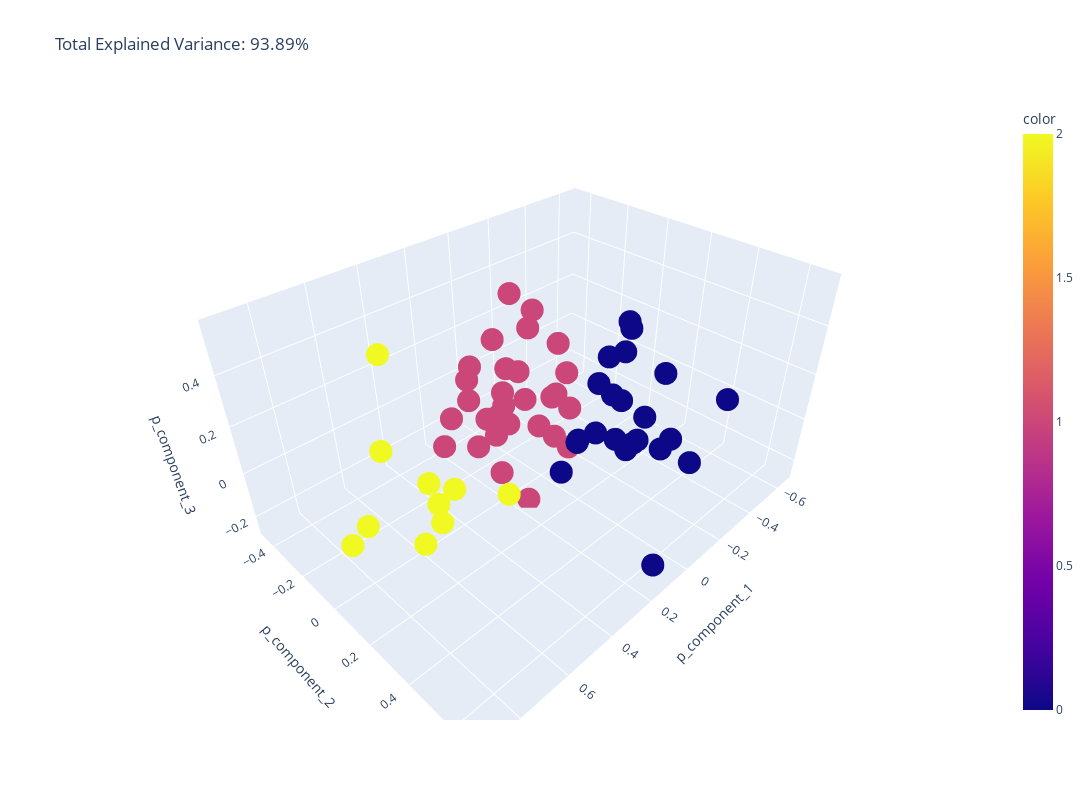

This figure's notebook cell:
### Code cell
import plotly.express as px
from sklearn.decomposition import PCA

X = pca_input_df

pca = PCA(n_components=3)
components = pca.fit_transform(X)

total_var = pca.explained_variance_ratio_.sum() * 100

fig = px.scatter_3d(
    components, x=0, y=1, z=2, color=scaled_bank_info_df['label'],
    title=f'Total Explained Variance: {total_var:.2f}%',
    labels={'0': 'p_component_1', '1': 'p_component_2', '2': 'p_component_3'}
)

fig.update_layout(
    autosize=False,
    width=1600,
    height=800
)

fig.show()

### Figure 1 — Plotly figure (JSON) as saved in the notebook; plotly's stock layout.template omitted (floating-point values rounded to 4 significant figures)
{"data": [{"hovertemplate": "p_component_1=%{x}<br>p_component_2=%{y}<br>p_component_3=%{z}<br>color=%{marker.color}<extra></extra>", "legendgroup": "", "marker": {"color": [1, 1, 0, 2, 0, 1, 1, 2, 2, 1, 1, 0, 0, 1, 1, 2, 1, 2, 1, 2, 0, 1, 1, 0, 0, 0, 1, 0, 2, 1, 0, 1, 1, 1, 0, 1, 0, 1, 1, 1, 1, 0, 0, 0, 2, 0, 1, 1, 1, 0, 2, 0, 0, 0, 0, 1, 1, 2, 0, 1, 1, 1], "coloraxis": "coloraxis", "symbol": "circle"}, "mode": "markers", "name": "", "scene": "scene", "showlegend": false, "type": "scatter3d", "x": [-0.03035, -0.01896, -0.4089, 0.4181, -0.09767, -0.4026, -0.1289, 0.5547, 0.9088, -0.0916, -0.2225, -0.2085, -0.4701, -0.1395, -0.1797, 0.6732, -0.1367, 0.5821, 0.003722, 0.464, 0.05823, -0.2033, 0.05708, -0.1375, -0.3375, -0.1726, 0.1315, -0.518, 0.4612, -0.1633, -0.1651, -0.02223, 0.1346, -0.1672, -0.3364, -0.1338, -0.6484, -0.09126, 0.2147, 0.2592, -0.177, -0.112, 0.1638, -0.2356, 0.8688, -0.1412, 0.06522, 0.1185, -0.2226, -0.1383, 0.5714, -0.2505, -0.2092, -0.6181, -0.06541, 0.03097, 0.02895, 0.7577, -0.009466, 0.1545, -0.06918, 0.2003], "y": [0.04019, -0.2339, 0.08283, -0.02224, 0.09795, -0.2986, -0.3615, 0.06686, 0.115, -0.2951, -0.3004, 0.4073, 0.01576, -0.004068, -0.3605, 0.01277, -0.2711, -0.2078, -0.1815, 0.3183, 0.1618, -0.1187, -0.1829, 0.06783, 0.0386, 0.557, -0.08787, 0.4757, -0.1165, -0.4547, 0.1325, -0.4417, -0.3843, -0.2179, 0.1159, 0.02103, -0.1092, -0.1045, -0.1647, -0.2777, -0.116, 0.3233, 0.6764, 0.4288, 0.1526, 0.3311, -0.2426, -0.24, -0.05817, 0.1576, 0.1019, 0.2704, 0.3242, 0.1216, 0.3073, -0.1724, -0.2301, 0.2706, 0.325, 0.08641, -0.1615, -0.1865], "z": [-0.08242, -0.06981, 0.2576, -0.1134, -0.1183, 0.03698, -0.119, -0.03982, 0.05624, 0.04789, 0.1821, -0.03989, 0.09889, 0.1376, 0.3303, 0.5703, 0.02431, 0.04702, -0.1217, 0.1065, -0.138, -0.04481, -0.05527, -0.1447, 0.141, 0.002859, -0.2449, 0.06295, -0.1177, 0.08953, -0.08964, 0.02226, -0.1329, 0.3145, -0.02842, -0.2033, 0.1208, -0.1409, 0.1028, -0.1492, -0.04608, -0.03658, -0.1656, 0.00255, 0.1319, -0.01806, -0.09774, -0.2071, -0.09446, 0.164, -0.08913, -0.09639, 0.06148, -0.02428, 0.02797, -0.08999, -0.1909, 0.06463, 0.2558, -0.2595, -0.02759, 0.1768]}], "layout": {"autosize": false, "coloraxis": {"colorbar": {"title": {"text": "color"}}, "colorscale": [[0, "#0d0887"], [0.1111, "#46039f"], [0.2222, "#7201a8"], [0.3333, "#9c179e"], [0.4444, "#bd3786"], [0.5556, "#d8576b"], [0.6667, "#ed7953"], [0.7778, "#fb9f3a"], [0.8889, "#fdca26"], [1, "#f0f921"]]}, "height": 800, "legend": {"tracegroupgap": 0}, "scene": {"domain": {"x": [0, 1], "y": [0, 1]}, "xaxis": {"title": {"text": "p_component_1"}}, "yaxis": {"title": {"text": "p_component_2"}}, "zaxis": {"title": {"text": "p_component_3"}}}, "title": {"text": "Total Explained Variance: 93.89%"}, "width": 1600}}
